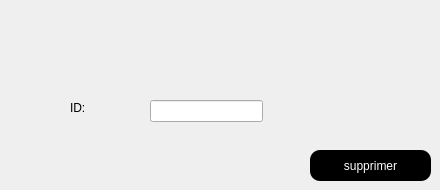
     <widget class="QWidget" name="tab_3">
      <attribute name="title">
       <string>supprimer un session</string>
      </attribute>
      <widget class="QLabel" name="label_14">
       <property name="geometry">
        <rect>
         <x>70</x>
         <y>100</y>
         <width>31</width>
         <height>16</height>
        </rect>
       </property>
       <property name="text">
        <string>ID:</string>
       </property>
      </widget>
      <widget class="QLineEdit" name="supp">
       <property name="geometry">
        <rect>
         <x>150</x>
         <y>100</y>
         <width>113</width>
         <height>22</height>
        </rect>
       </property>
      </widget>
      <widget class="QPushButton" name="butto_supp">
       <property name="geometry">
        <rect>
         <x>310</x>
         <y>150</y>
         <width>121</width>
         <height>31</height>
        </rect>
       </property>
       <property name="font">
        <font>
         <family>Arial</family>
         <pointsize>9</pointsize>
         <weight>9</weight>
         <italic>false</italic>
         <bold>false</bold>
        </font>
       </property>
       <property name="styleSheet">
        <string notr="true">QPushButton {
background-color: rgb(0, 0, 0);
font: 75 9pt &quot;Arial&quot;;
color: white;
border-radius:10px;
}

QPushButton:hover {
background-color: rgb(67, 67, 67);
font: 75 9pt &quot;Arial&quot;;
color: white;
border-radius:10px;
}
QPushButton:pressed {
background-color: rgb(103, 103, 103);
font: 75 9pt &quot;Arial&quot;;
color: white;
border-radius:10px;
}</string>
       </property>
       <property name="text">
        <string>supprimer</string>
       </property>
      </widget>
     </widget>
